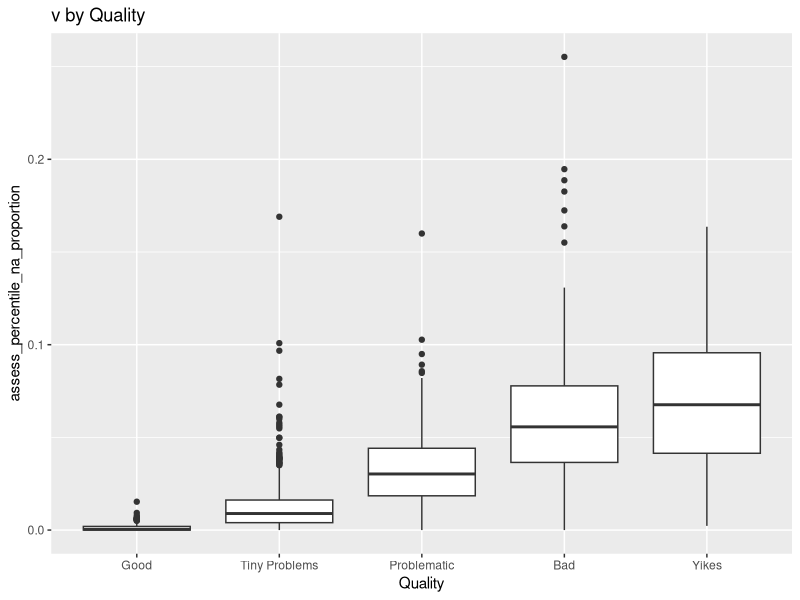
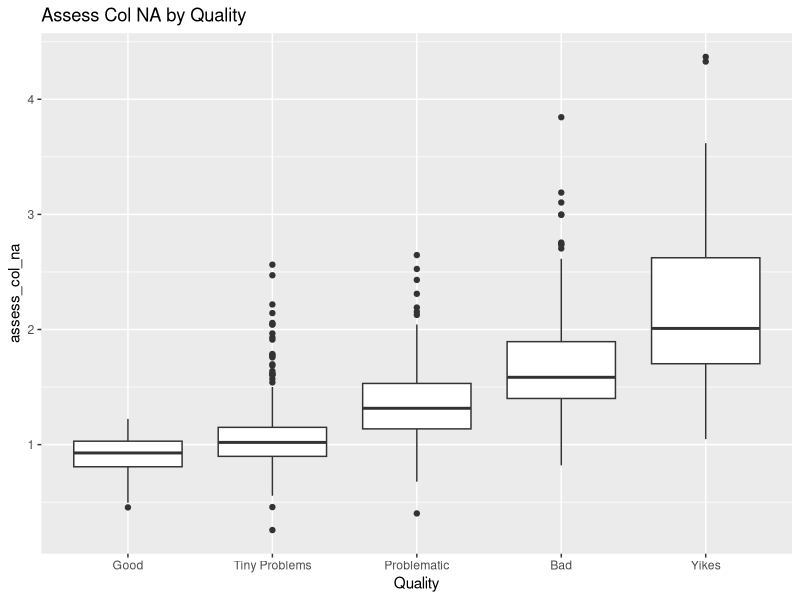
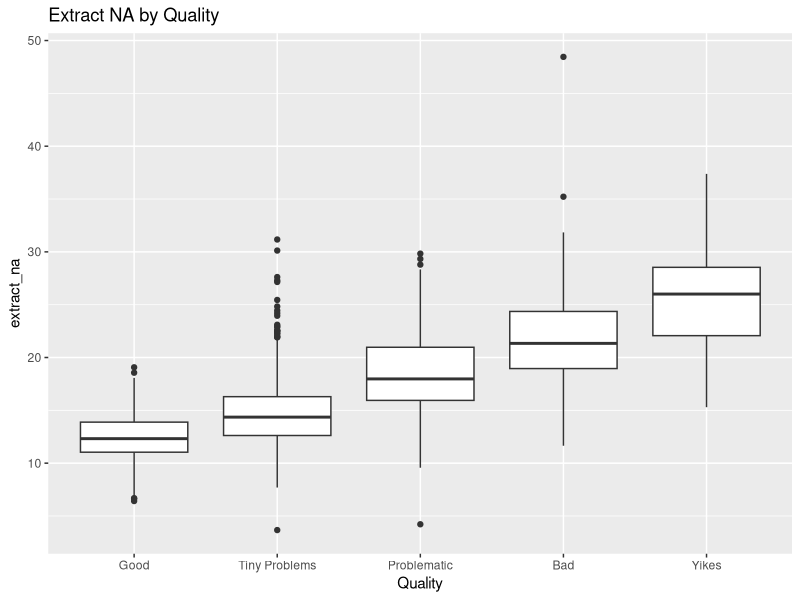
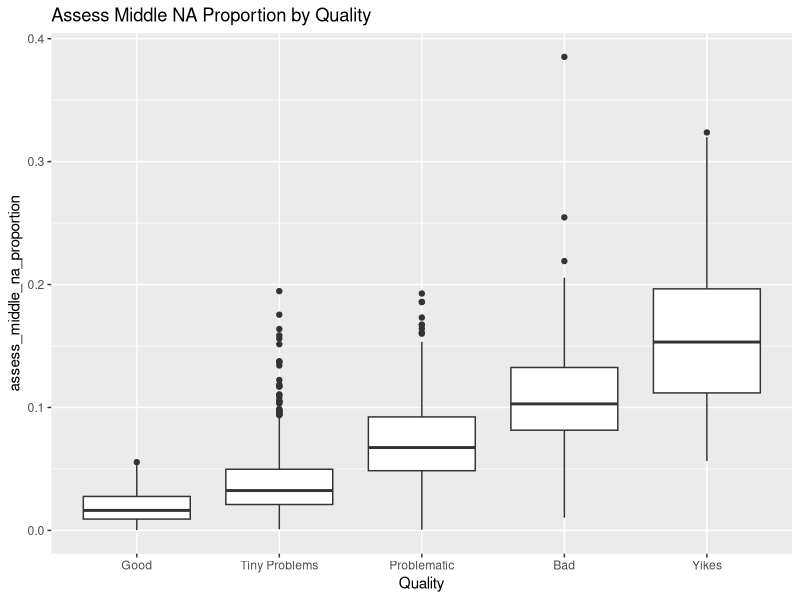
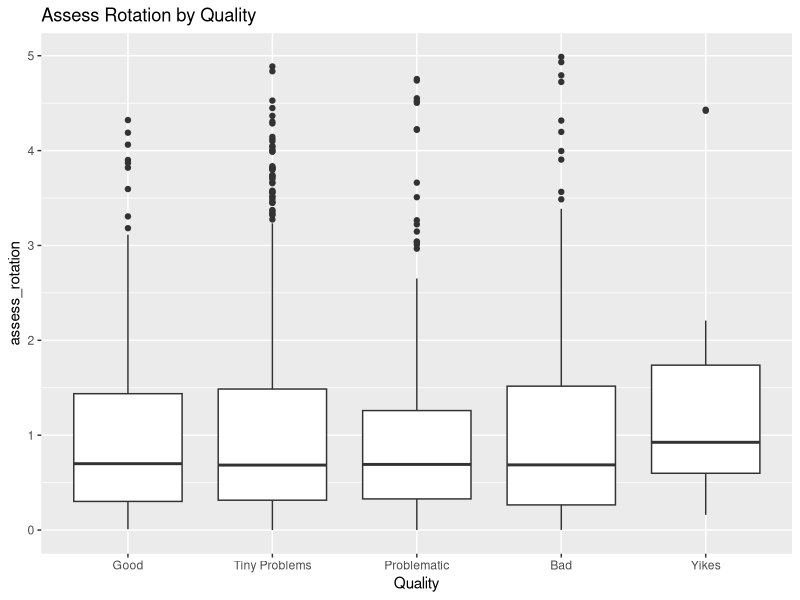
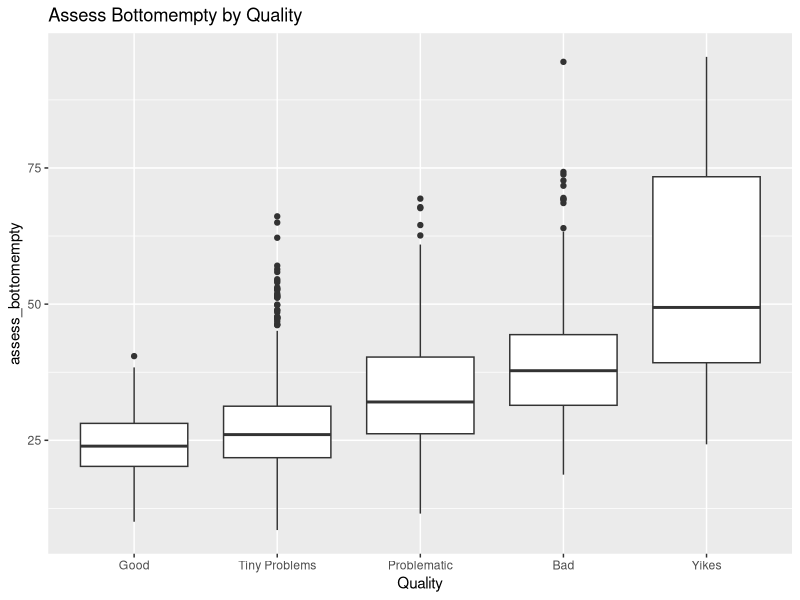
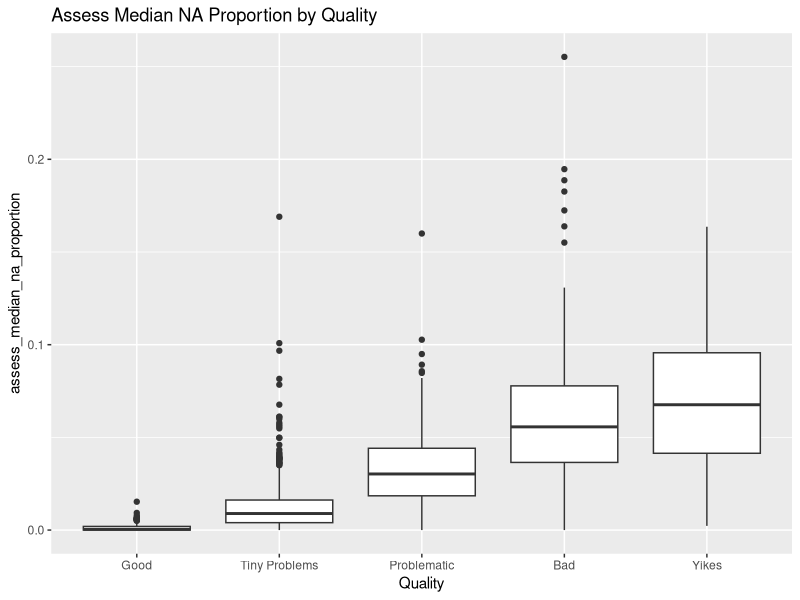

Here is the R script that generated these plots, in order:
## ---- chunk 1
if (!require(tidyverse)) install.packages('tidyverse')
if (!require(ggplot2)) install.packages('ggplot2')
library(tidyverse)
library(ggplot2)
## ---- chunk 2
full.data <- read.csv2("../data/std_and_cropped_data_12_20_2022.csv", sep=",")
full.data.typed <- full.data %>% mutate(
  Quality = factor(Quality, levels = c("Good", "Tiny Problems", "Problematic", "Bad", "Yikes"), ordered = TRUE),
  Problem = factor(Problem, levels = c("Good", "Damage", "Holes", "Feathering", "Rotation-Staging"), ordered = FALSE),
  # This is the features ran against the full image
  assess_percentile_na_proportion = as.numeric(assess_percentile_na_proportion),
  assess_col_na = as.numeric(assess_col_na),
  extract_na = as.numeric(extract_na),
  assess_middle_na_proportion = as.numeric(assess_middle_na_proportion),
  assess_rotation = as.numeric(assess_rotation),
  assess_bottomempty = as.numeric(assess_bottomempty),
  assess_median_na_proportion = as.numeric(assess_median_na_proportion),
  # This is the features ran against the cropped image
  assess_percentile_na_proportion_cropped = as.numeric(assess_percentile_na_proportion_cropped),
  assess_col_na_cropped = as.numeric(assess_col_na_cropped),
  extract_na_cropped = as.numeric(extract_na_cropped),
  assess_bottomempty_cropped = as.numeric(assess_bottomempty_cropped),
  assess_median_na_proportion_cropped = as.numeric(assess_median_na_proportion_cropped)
)
## ---- chunk 3
standard.data <- full.data.typed[,1:12]
table(standard.data[,4:5])
## ---- chunk 4
summary(standard.data$assess_percentile_na_proportion)
ggplot(standard.data, aes(x=Quality, y=assess_percentile_na_proportion)) +
  geom_boxplot() +
  ggtitle("v by Quality")

summary(glm(Quality ~ assess_percentile_na_proportion,
                     data=standard.data, family="binomial"))
## ---- chunk 5
summary(standard.data$assess_col_na)
ggplot(standard.data, aes(x=Quality, y=assess_col_na)) +
  geom_boxplot() +
  ggtitle("Assess Col NA by Quality")
summary(glm(Quality ~ assess_col_na,
                     data=standard.data, family="binomial"))
## ---- chunk 6
summary(standard.data$extract_na)
ggplot(standard.data, aes(x=Quality, y=extract_na)) +
  geom_boxplot() +
  ggtitle("Extract NA by Quality")
summary(glm(Quality ~ extract_na,
                     data=standard.data, family="binomial"))
## ---- chunk 7
summary(standard.data$assess_middle_na_proportion)
ggplot(standard.data, aes(x=Quality, y=assess_middle_na_proportion)) +
  geom_boxplot() +
  ggtitle("Assess Middle NA Proportion by Quality")
summary(glm(Quality ~ assess_middle_na_proportion,
                     data=standard.data, family="binomial"))
## ---- chunk 8
summary(standard.data$assess_rotation)
ggplot(standard.data, aes(x=Quality, y=assess_rotation)) +
  geom_boxplot() +
  ggtitle("Assess Rotation by Quality")
summary(glm(Quality ~ assess_rotation,
                     data=standard.data, family="binomial"))
## ---- chunk 9
summary(standard.data$assess_bottomempty)
ggplot(standard.data, aes(x=Quality, y=assess_bottomempty)) +
  geom_boxplot() +
  ggtitle("Assess Bottomempty by Quality")
summary(glm(Quality ~ assess_bottomempty,
                     data=standard.data, family="binomial"))
## ---- chunk 10
summary(standard.data$assess_median_na_proportion)
ggplot(standard.data, aes(x=Quality, y=assess_median_na_proportion)) +
  geom_boxplot() +
  ggtitle("Assess Median NA Proportion by Quality")
summary(glm(Quality ~ assess_median_na_proportion,
                     data=standard.data, family="binomial"))
## ---- chunk 11
correlations <- cor(standard.data[,6:12])
correlations <- abs(correlations)
cor.df <- data.frame(correlations)

